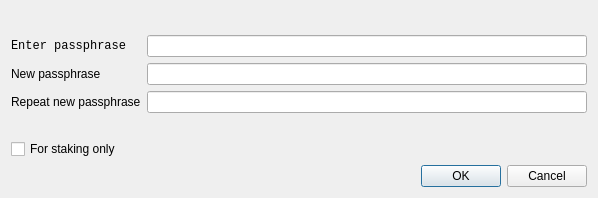
<?xml version="1.0" encoding="UTF-8"?>
<ui version="4.0">
 <class>AskPassphraseDialog</class>
 <widget class="QDialog" name="AskPassphraseDialog">
  <property name="geometry">
   <rect>
    <x>0</x>
    <y>0</y>
    <width>598</width>
    <height>198</height>
   </rect>
  </property>
  <property name="sizePolicy">
   <sizepolicy hsizetype="Preferred" vsizetype="Minimum">
    <horstretch>0</horstretch>
    <verstretch>0</verstretch>
   </sizepolicy>
  </property>
  <property name="minimumSize">
   <size>
    <width>550</width>
    <height>0</height>
   </size>
  </property>
  <property name="windowTitle">
   <string>Passphrase Dialog</string>
  </property>
  <layout class="QVBoxLayout" name="verticalLayout">
   <item>
    <widget class="QLabel" name="warningLabel">
     <property name="textFormat">
      <enum>Qt::RichText</enum>
     </property>
     <property name="wordWrap">
      <bool>true</bool>
     </property>
    </widget>
   </item>
   <item>
    <layout class="QFormLayout" name="formLayout">
     <property name="fieldGrowthPolicy">
      <enum>QFormLayout::AllNonFixedFieldsGrow</enum>
     </property>
     <item row="0" column="0">
      <widget class="QLabel" name="passLabel1">
       <property name="font">
        <font>
         <family>Consolas</family>
        </font>
       </property>
       <property name="text">
        <string>Enter passphrase</string>
       </property>
      </widget>
     </item>
     <item row="0" column="1">
      <widget class="QLineEdit" name="passEdit1">
       <property name="echoMode">
        <enum>QLineEdit::Password</enum>
       </property>
      </widget>
     </item>
     <item row="1" column="0">
      <widget class="QLabel" name="passLabel2">
       <property name="text">
        <string>New passphrase</string>
       </property>
      </widget>
     </item>
     <item row="1" column="1">
      <widget class="QLineEdit" name="passEdit2">
       <property name="echoMode">
        <enum>QLineEdit::Password</enum>
       </property>
      </widget>
     </item>
     <item row="2" column="0">
      <widget class="QLabel" name="passLabel3">
       <property name="text">
        <string>Repeat new passphrase</string>
       </property>
      </widget>
     </item>
     <item row="2" column="1">
      <widget class="QLineEdit" name="passEdit3">
       <property name="echoMode">
        <enum>QLineEdit::Password</enum>
       </property>
      </widget>
     </item>
     <item row="3" column="1">
      <widget class="QLabel" name="capsLabel">
       <property name="font">
        <font>
         <weight>75</weight>
         <bold>true</bold>
        </font>
       </property>
       <property name="text">
        <string/>
       </property>
       <property name="alignment">
        <set>Qt::AlignCenter</set>
       </property>
      </widget>
     </item>
     <item row="4" column="0">
      <widget class="QCheckBox" name="stakingCheckBox">
       <property name="enabled">
        <bool>true</bool>
       </property>
       <property name="visible">
        <bool>false</bool>
       </property>
       <property name="toolTip">
        <string>Serves to disable the trivial sendmoney when OS account compromised. Provides no real security.</string>
       </property>
       <property name="text">
        <string>For staking only</string>
       </property>
      </widget>
     </item>
    </layout>
   </item>
   <item>
    <widget class="QDialogButtonBox" name="buttonBox">
     <property name="orientation">
      <enum>Qt::Horizontal</enum>
     </property>
     <property name="standardButtons">
      <set>QDialogButtonBox::Cancel|QDialogButtonBox::Ok</set>
     </property>
    </widget>
   </item>
  </layout>
 </widget>
 <resources/>
 <connections>
  <connection>
   <sender>buttonBox</sender>
   <signal>accepted()</signal>
   <receiver>AskPassphraseDialog</receiver>
   <slot>accept()</slot>
   <hints>
    <hint type="sourcelabel">
     <x>248</x>
     <y>254</y>
    </hint>
    <hint type="destinationlabel">
     <x>157</x>
     <y>274</y>
    </hint>
   </hints>
  </connection>
  <connection>
   <sender>buttonBox</sender>
   <signal>rejected()</signal>
   <receiver>AskPassphraseDialog</receiver>
   <slot>reject()</slot>
   <hints>
    <hint type="sourcelabel">
     <x>316</x>
     <y>260</y>
    </hint>
    <hint type="destinationlabel">
     <x>286</x>
     <y>274</y>
    </hint>
   </hints>
  </connection>
 </connections>
</ui>
